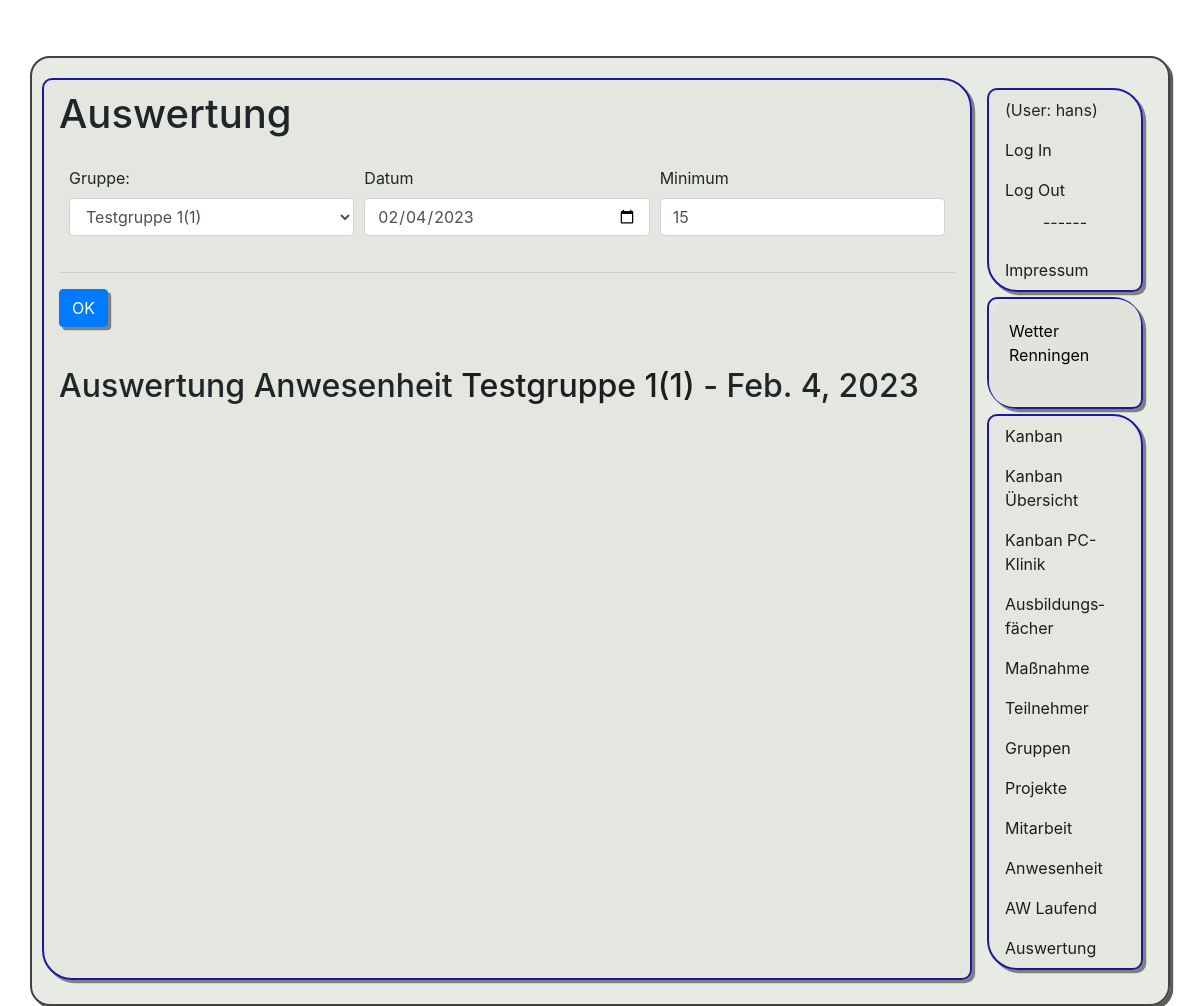
/pr1/anwesenheit/auswertung/1 (signed in), run on an earlier commit of the app's database.
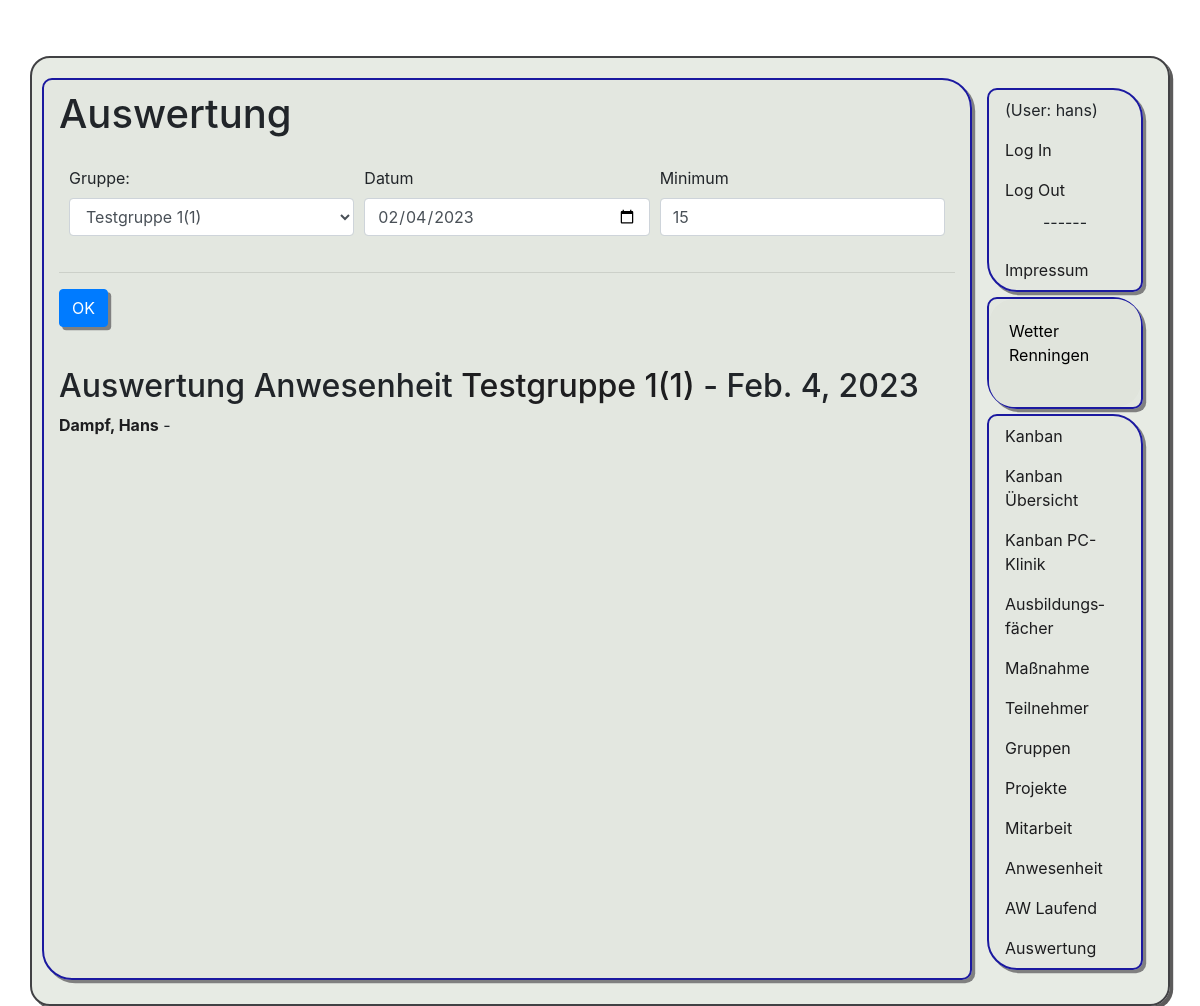
And on a later commit of the database.
### app1/models.py (models this page shows, shortened)
class Teilnehmer(models.Model):
    name = models.CharField(max_length=50)
    vorname = models.CharField(max_length=50)
    ausbildung = models.ForeignKey(Ausbildung, on_delete=models.CASCADE)
    gruppe = models.ForeignKey(Gruppe, on_delete=models.CASCADE, null=True)
    aktiv = models.BooleanField(default=True)
    email = models.CharField(max_length=255, blank=True)
    mobil = models.CharField(max_length=255, blank=True)
    class Meta:
        ordering = ['name']
        verbose_name_plural = "Teilnehmer"

### app1/views.py (the view, shortened to what this page needs)
# urls.py: path('anwesenheit/auswertung/<int:gruppe>', views.anwesenheit_auswertung_gruppe, name = 'anwesenheit_laufend_gruppe'),
@permission_required('app1.view_teilnehmer')
def anwesenheit_auswertung_gruppe(request, gruppe):
    date_akt = date.today()
    max_lenght = 15
    if request.method == "POST":
        date_akt = datetime.strptime(request.POST["Datum"], '%Y-%m-%d').date()
        gruppe = request.POST["Gruppe"]
        max_lenght = int(request.POST["Minimum"])
    print(max_lenght)
    gruppe_ds = Gruppe.objects.get(id=gruppe)
    gruppe_frm = FormAuswahl("Gruppe", Gruppe, gruppe, submit=True)
    datum_frm = FormInput("Datum", type="date",
                          value=str(date_akt), submit=True)
    max_lenght_fm = FormInput("Minimum", value=str(
        max_lenght), type="number", submit=True)
    forms = (formZeile(gruppe_frm, datum_frm,
             max_lenght_fm), formLinie, FormBtnOk)
    teilnehmer = Teilnehmer.objects.filter(aktiv=True, gruppe=gruppe)
    liste = []
    for tn in teilnehmer:
        anwesenheit = Anwesenheit.objects.filter(
            teilnehmer=tn, datum__date=date_akt)
        liste2 = []
        time_old = False
        liste.append((tn, liste2))
    return render(request, 'app1/ausbildung_auswertung.html', {"h1": "Auswertung Anwesenheit", "forms": forms,
                                                               "liste": liste, "datum": date_akt, "gruppe": gruppe_ds})

### app1/classForm.py (called while the page is built)
def formZeile(*liste):
    antwort = '<div class="form-row">\n'
    for element in liste:
        antwort += '<div class="col">'
        antwort += str(element)
        antwort += '</div>'
    antwort += '\n</div>'
    return antwort

def formLinie():
    return "<hr />"

    def __str__(self):
        antwort = '<label for="'+self.label+'">'+self.label+'</label>\n'
        antwort += '<input '
        if self.submit:
            antwort+= ' onchange="this.form.submit()" '
        antwort += 'type="'+self.type+'" class="form-control" id="'+self.label+'" value="'+self.value
        antwort += '" name="'+self.label+'"'
        if self.required:
            antwort += " required"
        if self.readonly:
            antwort += " readonly"
        if self.disabled:
            antwort += " disabled"
        antwort += '>\n'
        return antwort

    def __str__(self):
        antwort ='<button type="submit" class="btn btn-primary" name="button" value="ok">'
        antwort +=  self.name
        antwort +=  '</button>'
        return antwort

### app1/models.py (called while the page is built)
    def __str__(self):
        return self.name+ "("+str(self.id)+")"

### app1/templates/app1/ausbildung_auswertung.html (shortened to what this page needs)
﻿{% extends 'app1/base_form.html' %}
{% block h1 %}
Auswertung
{% endblock h1 %}
{% block zusatz %}
    <h2>Auswertung Anwesenheit <a href="../../grp/{{gruppe.id}}" target="__blank">{{gruppe}}</a> - {{datum}}</h2>
    {% for tn in liste %}
        <p ><strong><a href="../../tn/{{tn.0.id}}" target="__blank">{{tn.0.name}}, {{tn.0.vorname}}</a></strong> -
        </p>
    {% endfor %}
{% endblock zusatz %}

What changed in the data, as far as the page shows it:
added Teilnehmer: name "Dampf", vorname "Hans"
